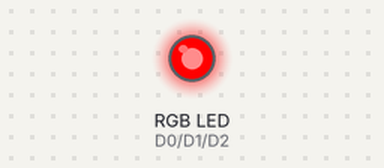
Bench run of a sketch on a simulated ESP8266 (NodeMCU). On the bench: an RGB LED mixed from three pins (HIGH = lit).

Above: at 0.5 s.
At 2.5 s:
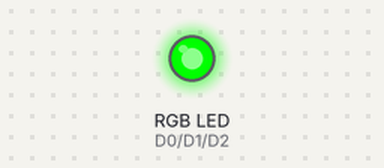
At 4.5 s:
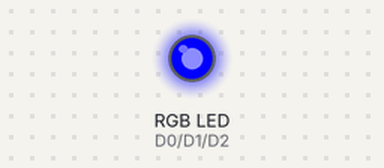
At 5.5 s:
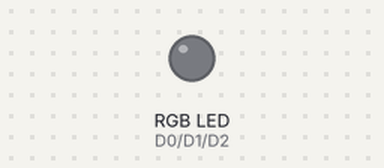
Timing chart, 0 to 7.8 s (numbered marks = the images above):
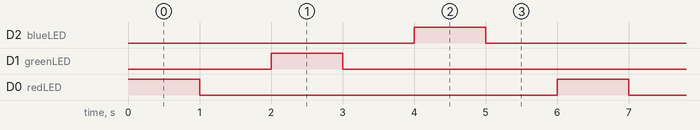

Measured:
- by itself, D2 (blueLED), D1 (greenLED), D0 (redLED): alternates HIGH for 1.0 s and LOW for 5.0 s
- by itself, everything shown: repeats every 6.0 s, in 6 steps

The sketch:

RGB_LED.ino
```cpp
/*
    * Demonstration of turning on each color of an RGB LED for one second
    * Created by Bryon Kucharski
    * Used in the Microsoft Student Partner October Workshop at Wentworth Institute of Technology
*/


int redLED = D0;            //assign red led to digital pin 0
int greenLED = D1;          //assign green led to digital pin 1
int blueLED = D2;           //assign green led to digital pin 2

void setup() {

  pinMode(redLED, OUTPUT);  //set red led as output
  pinMode(greenLED, OUTPUT); //set green led as output
  pinMode(blueLED, OUTPUT); //let blue led as output
}

void loop()
{


  digitalWrite(redLED, HIGH); //turn on red led
  delay(1000);                //wait a second
  digitalWrite(redLED, LOW);  // turn off red led
  delay(1000);                //wait a second

  digitalWrite(greenLED, HIGH); //turn on green led
  delay(1000);                  //wait a second
  digitalWrite(greenLED, LOW);  //turn off green led
  delay(1000);                 // wait a second

  digitalWrite(blueLED, HIGH);  //turn on blue led
  delay(1000);                  //wait a second
  digitalWrite(blueLED, LOW);   //turn off blue led
  delay(1000);                  //wait a second

}
```
